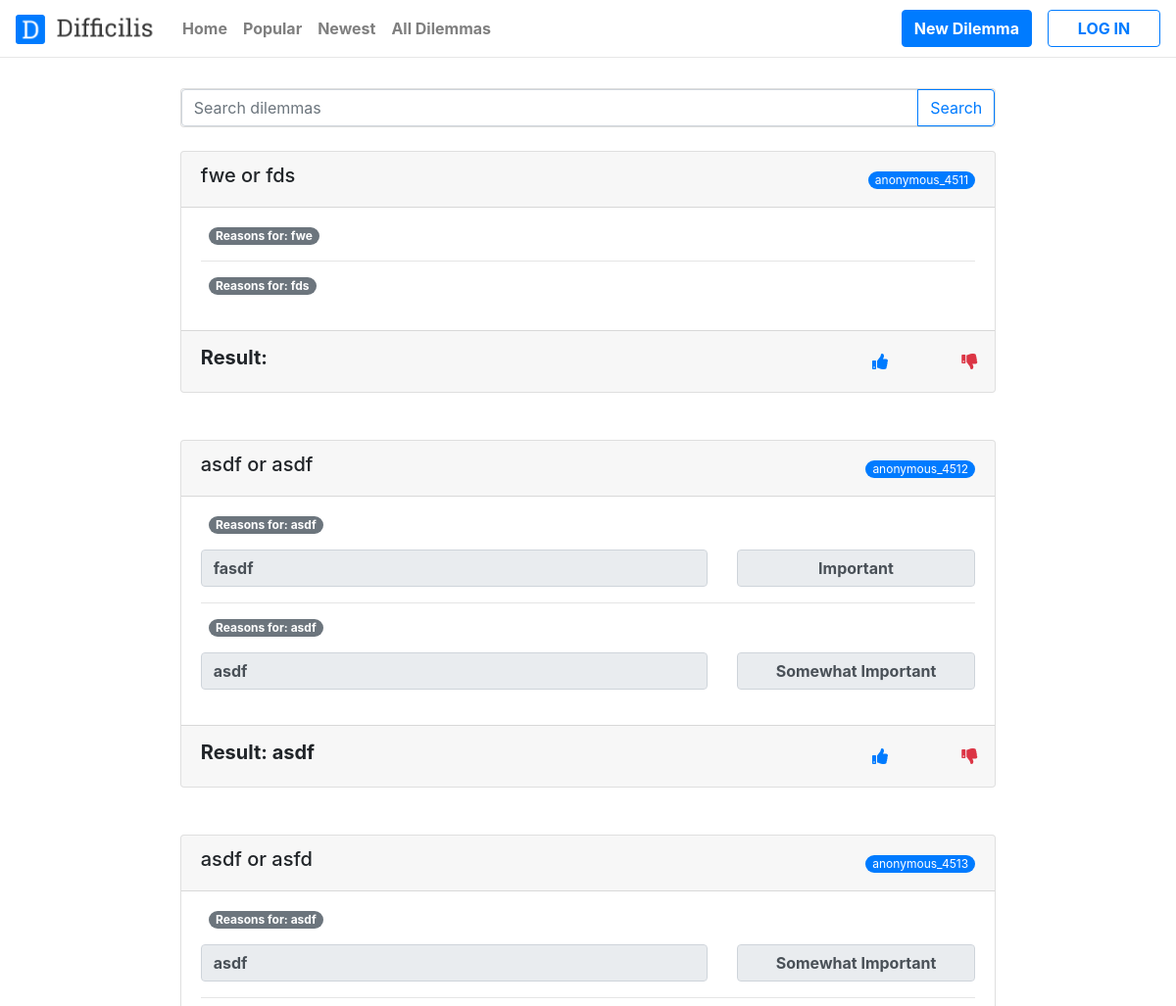
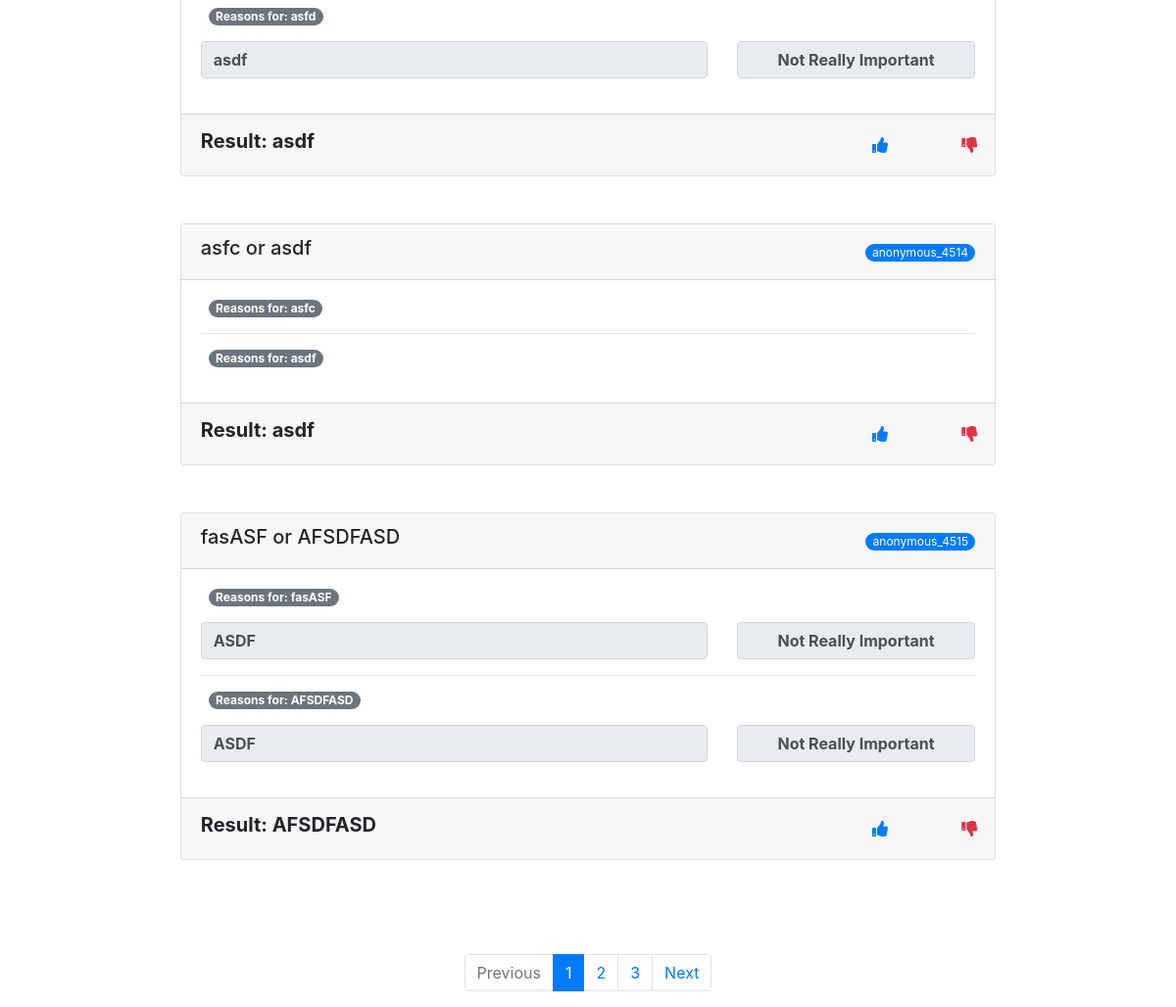
Page /all_dilemmas on the committed database (2 pictures, top to bottom).
### easydilemma/models.py (models this page shows, shortened)
class Dilemma(VoteModel, models.Model):
    dilemma_part_one = models.ForeignKey(DilemmaPartOne, on_delete=models.CASCADE)
    dilemma_part_two = models.ForeignKey(DilemmaPartTwo, on_delete=models.CASCADE)
    result = models.TextField()
    user = models.ForeignKey(User, null=True, blank=True, default = None, on_delete=models.CASCADE)
    should_post = models.BooleanField(default=True)

class DilemmaPartOne(models.Model):
    dilemma_part_one = models.CharField(max_length=500)

class DilemmaPartTwo(models.Model):
    dilemma_part_two = models.CharField(max_length=500)

class ReasonPartOne(models.Model):
    dilemma = models.ForeignKey(DilemmaPartOne, default=None, related_name="reason_part_one", on_delete=models.CASCADE)
    reason = models.TextField()
    selected_option = models.CharField(max_length=50)

class ReasonPartTwo(models.Model):
    dilemma = models.ForeignKey(DilemmaPartTwo, default=None, related_name="reason_part_two" , on_delete=models.CASCADE)
    reason = models.TextField()
    selected_option = models.CharField(max_length=50)

### easydilemma/views.py (the view)
# urls.py: path('all_dilemmas', views.all_dilemmas, name="all_dilemmas"),
def all_dilemmas(request):
    get_all_dilemmas = Dilemma.objects.filter(should_post=True)
    paginator = Paginator(get_all_dilemmas, 5)
    page = request.GET.get('page', 1)
    all_dilemmas = paginator.page(page)
    context = {
        'all_dilemmas': all_dilemmas,
    }
    return render(request, 'easydilemma/all_dilemmas.html', context)

### easydilemma/templates/easydilemma/all_dilemmas.html (shortened to what this page needs)
<!DOCTYPE html>
<html lang="en">
<head>
    {% load static %}
    <link rel="stylesheet" href="https://maxcdn.bootstrapcdn.com/bootstrap/4.0.0/css/bootstrap.min.css">
    <link rel="stylesheet" href="../../static/easydilemma/css/main.css">
    <link rel="stylesheet" href="https://use.fontawesome.com/releases/v5.8.1/css/all.css">
</head>
<body>
    <header class="header">
        <nav class="navbar navbar-expand-lg fixed-top shadow navbar-light bg-white">
                <div class="d-flex">
                    <a class="navbar-brand grow" href="{% url 'easydilemma:index' %}"><img src="{% static 'easydilemma/images/Logo.png' %}" id="logo" style="max-height: 30px; max-width: 150px;;"  alt="Difficilis"></a>
                </div>
            <div class="collapse navbar-collapse" id="navbarCollapse">
                <ul class="navbar-nav">
                <li class="nav-item" ><a  href="{% url 'easydilemma:index' %}" class="nav-link font-weight-bold">Home</a></li>
                <li class="nav-item "><a  href="{% url 'easydilemma:popular_dilemmas' %}" class="nav-link font-weight-bold">Popular</a></li>
                <li class="nav-item"><a  href="{% url 'easydilemma:all_dilemmas' %}" class="nav-link font-weight-bold">Newest</a></li>
                <li class="nav-item"><a  href="{% url 'easydilemma:all_dilemmas' %}" class="nav-link font-weight-bold">All Dilemmas</a></li>
                </ul>
                <ul class="navbar-nav ml-auto">
                    {% if user.is_authenticated %}
                    <li class="nav-item ml-lg-3 "><a  href="{% url 'easydilemma:dilemma' %}" class="btn btn-outline-primary "><strong>New Dilemma</strong></a></li>
                    {% else %}
                    <li class="nav-item ml-lg-3 "><a  href="{% url 'easydilemma:dilemma' %}" class="btn btn-primary"><strong>New Dilemma</strong></a></li>
                    <li class="nav-item ml-lg-3 "><a  href="{% url 'users:login' %}" class="btn btn-outline-primary navbar_btn" ><strong>LOG IN</strong></a></li>
                    {% endif %}
                </ul>
            </div>
        </nav>
        </header>
    <form action="{% url 'easydilemma:search' %}" method="GET">{% csrf_token %}
        <div class="container mb-4">
            <div class="card w-75 mx-auto">
                <div class="input-group">
                        <input class="form-control " name="q" value="{{ request.GET.q }}" type="search" placeholder="Search dilemmas" required>
                        <div class="input-group-append">
                            <button class="btn btn-outline-primary my-sm-0" type="submit">Search</button>
                        </div>
                </div>
            </div>
        </div>
    </form>
{% for dilemma in all_dilemmas %}
{% if dilemma.should_post %}
<div class="container mb-5">
        <div class="card w-75 mx-auto">
            <div class="card-header">
                {% if dilemma.user is None %}
                    <span class="small badge badge-pill badge-primary font-weight-normal float-right mt-2 align-middle">anonymous_45{{ dilemma.id }}</span>
                {% else %}
                    <a href="{% url 'easydilemma:username_public_dilemmas' dilemma.user %}"> <span class="small badge badge-pill badge-primary font-weight-normal float-right mt-2 align-middle">{{ dilemma.user }}</span> </a>
                {% endif %}
                <h5>{{ dilemma.dilemma_part_one.dilemma_part_one }} or {{ dilemma.dilemma_part_two.dilemma_part_two }}</h5>
            </div>
            <div class="card-body">
                    <div class="row mb-3 ml-2">
                        <span class="badge badge-pill badge-secondary text-truncate">Reasons for: {{ dilemma.dilemma_part_one.dilemma_part_one }}</span>
                    </div>
                {% for reason in dilemma.dilemma_part_one.reason_part_one.all %}
                <div class="row mb-3">
                    <div class="col-md-8">
                        <input type="text" class="form-control font-weight-bold expand-reason text-truncate" value="{{ reason.reason }}" readonly>
                    </div>
                    <div class="col-md-4">
                            {% if reason.selected_option == "1" %}
                                <input type="text" class="form-control text-center font-weight-bold" value="Not Really Important" readonly>
                            {% elif reason.selected_option == "2" %}
                                <input type="text" class="form-control text-center font-weight-bold" value="Somewhat Important" readonly>
                            {% elif reason.selected_option == "3" %}
                                <input type="text" class="form-control text-center font-weight-bold" value="Important" readonly>
                            {% elif reason.selected_option == "4" %}
                                <input type="text" class="form-control text-center font-weight-bold" value="Very Important" readonly>
                            {% elif reason.selected_option == "5" %}
                                <input type="text" class="form-control text-center font-weight-bold" value="Extremely Important" readonly>
                            {% endif %}
                    </div>
                </div>
                {% endfor %}
                <hr>
                <div class="row mb-3 ml-2">
                    <span class="badge badge-pill badge-secondary text-truncate">Reasons for: {{ dilemma.dilemma_part_two.dilemma_part_two }}</span>
                </div>
                {% for reason in dilemma.dilemma_part_two.reason_part_two.all %}
                <div class="row mb-3">
                    <div class="col-md-8">
                        <input type="text" class="form-control font-weight-bold expand-reason text-truncate" value="{{ reason.reason }}" readonly>
                    </div>
                    <div class="col-md-4">
                            {% if reason.selected_option == "1" %}
                                <input type="text" class="form-control text-center font-weight-bold" value="Not Really Important" readonly>
                            {% elif reason.selected_option == "2" %}
                                <input type="text" class="form-control text-center font-weight-bold" value="Somewhat Important" readonly>
                            {% elif reason.selected_option == "3" %}
                                <input type="text" class="form-control text-center font-weight-bold" value="Important" readonly>
                            {% elif reason.selected_option == "4" %}
                                <input type="text" class="form-control text-center font-weight-bold" value="Very Important" readonly>
                            {% elif reason.selected_option == "5" %}
                                <input type="text" class="form-control text-center font-weight-bold" value="Extremely Important" readonly>
                            {% endif %}
                    </div>
                </div>
                {% endfor %}
            </div>
        <div class="card-footer voting ">
            <div class="row">
                <div class="col-10 align-self-center"><h5><strong>Result: {{ dilemma.result }}</strong></h5></div>
                {% if user.is_authenticated %}
                    <div class="col-2">
                        <div class="row">
                            <div class="col-4 text-right btn grow" ><i id="vote_up"    data-href="{% url 'easydilemma:handle_vote' dilemma.id %}" class="fas fa-thumbs-up text-primary"></i></div>
                            <div class="col-4 text-center btn" id="vote_count"><strong>{{ dilemma.vote_score }}</strong> </div>
                            <div class="col-4 text-right btn grow"><i id="vote_down" data-href="{% url 'easydilemma:handle_vote' dilemma.id %}" class="fas fa-thumbs-down text-danger"></i></div>
                        </div>
                    </div>
                    <!-- <div class="col-md-1 text-right btn grow"><i id="vote_up"  data-href="{% url 'easydilemma:handle_vote' dilemma.id %}" class="fas fa-thumbs-up text-primary"></i></div>
                    <div class="col-md-1 text-right btn grow"><i id="vote_down" data-href="{% url 'easydilemma:handle_vote' dilemma.id %}" class="fas fa-thumbs-down text-danger"></i></div> -->
                {% else %}
                    <div class="col-2">
                        <div class="row hi">
                            <div class="col-4 text-right btn grow" data-toggle="tooltip" data-placement="auto" title="Login to vote"><i id="vote_up"    data-href="{% url 'easydilemma:handle_vote' dilemma.id %}" class="fas fa-thumbs-up text-primary"></i></div>
                            <div class="col-4 text-center btn"><strong id="vote_count" >{{ dilemma.vote_score }}</strong></div>
                            <div class="col-4 text-right btn grow" data-toggle="tooltip" data-placement="auto" title="Login to vote"><i id="vote_down" data-href="{% url 'easydilemma:handle_vote' dilemma.id %}" class="fas fa-thumbs-down text-danger"></i></div>
                        </div>
                    </div>
                {% endif %}
            </div>
        </div>
        </div>
    </div>
{% endif %}
{% endfor %}
<br> <br>
{% if all_dilemmas.has_other_pages %}
<div class="container d-flex justify-content-center">
<nav aria-label="Page navigation example">
        <ul class="pagination">
            {% if all_dilemmas.has_previous %}
                <li class="page-item"><a class="page-link" href="?page={{ all_dilemmas.previous_page_number }}{% if query %}&q={{ query }}{% endif %}">Previous</a></li>
            {% else %}
                <li class="page-item disabled"><a class="page-link" >Previous</a></li>
            {% endif %}
            {% for i in all_dilemmas.paginator.page_range %}
                {% if all_dilemmas.number == i %}
                    <li class="active page-item"><a class="page-link" href="?page={{ i }}">{{ i }}<span class="sr-only">(current)</span></a></li>
                {% else %}
                    <li class="page-item"><a class="page-link" href="?page={{ i }}{% if query %}&q={{ query }}{% endif %}">{{ i }}</a></li>
                {% endif %}
            {% endfor %}
            {% if all_dilemmas.has_next %}
                <li class="page-item"><a class="page-link" href="?page={{ all_dilemmas.next_page_number }}{% if query %}&q={{ query }}{% endif %}">Next</a></li>
            {% else %}
            <li class="page-item disabled"><a class="page-link" >Next</a></li>
            {% endif %}
        </ul>
      </nav>
        </div>
      {% endif %}
</body>
</html>

### easydilemma/static/easydilemma/css/main.css (style rules this page uses)
.navbar_btn { width: 115px; }
.navbar { border-bottom:1px solid #e7e7e7; }
body { padding-top:90px; }

### rows in the picture
Dilemma: id "11", dilemma_part_one.dilemma_part_one "fwe", dilemma_part_two.dilemma_part_two "fds"
Dilemma: id "12", dilemma_part_one.dilemma_part_one "asdf", dilemma_part_two.dilemma_part_two "asdf", result "asdf"
ReasonPartOne: reason "fasdf"
ReasonPartTwo: reason "asdf"
Dilemma: id "13", dilemma_part_one.dilemma_part_one "asdf", dilemma_part_two.dilemma_part_two "asfd", result "asdf"
ReasonPartOne: reason "asdf"
ReasonPartTwo: reason "asdf"
Dilemma: id "14", dilemma_part_one.dilemma_part_one "asfc", dilemma_part_two.dilemma_part_two "asdf", result "asdf"
Dilemma: id "15", dilemma_part_one.dilemma_part_one "fasASF", dilemma_part_two.dilemma_part_two "AFSDFASD", result "AFSDFASD"
ReasonPartOne: reason "ASDF"
ReasonPartTwo: reason "ASDF"

### other values in the picture
{{ i }} "1"
{{ i }} "2" "3"
